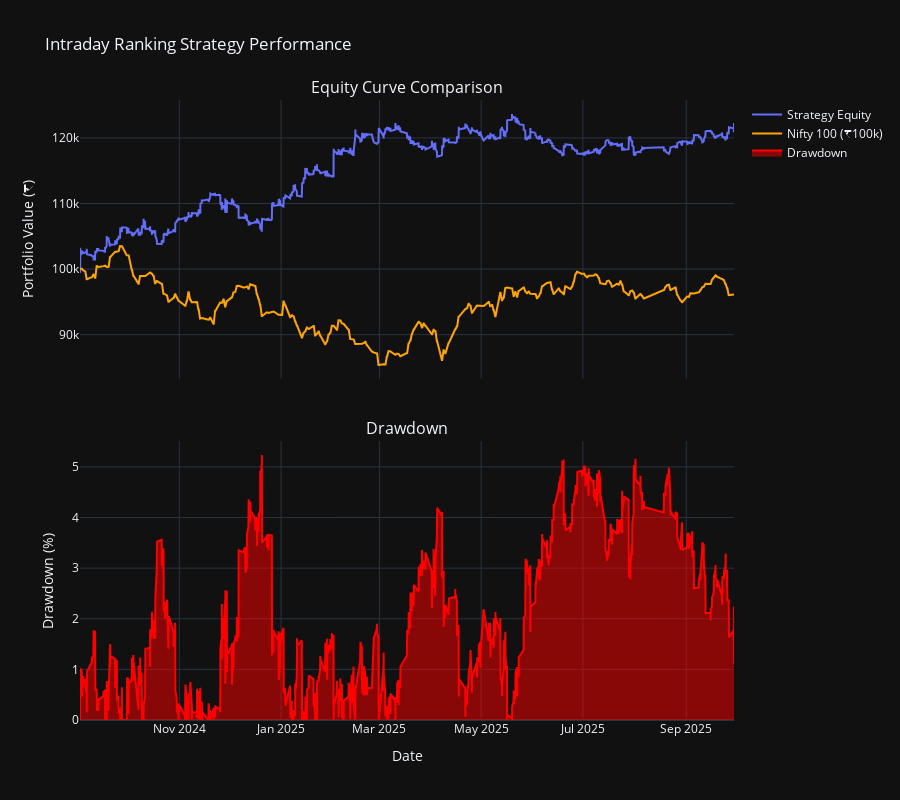

The code cell stored with this chart in its notebook:
### Markdown cell above
## Main Execution

### Code cell
# --- CONFIGURATION & EXECUTION --- 
# Define directories and parameters 

MOMENTUM_FOLDER = Path("backtest_data_15min") 
STOCK_DATA_FOLDER = Path("combined_stock_data") # <-- MUST CONTAIN 15-MIN DATA
INITIAL_CASH = 100000 
COMMISSION_RATE = 0.000 # Set a realistic commission for high-frequency trading
ANNUAL_RISK_FREE_RATE = 0.065

# Initialize and run the new intraday backtester 
intraday_runner = IntradayRankingRunner(
    momentum_dir=MOMENTUM_FOLDER,
    stock_data_dir=STOCK_DATA_FOLDER,
    initial_cash=INITIAL_CASH,
    commission=COMMISSION_RATE,
    risk_free_rate=ANNUAL_RISK_FREE_RATE
)

# Run the backtest
intraday_runner.run_backtest()

# Display the final results and plots
intraday_runner.display_final_results()

# Display the detailed trade log
intraday_runner.display_trade_log()

### Figure 1 — Plotly figure (JSON) as saved in the notebook; plotly's stock layout.template omitted (floating-point values rounded to 4 significant figures; data arrays with more than 128 entries replaced by an {"elided": "..."} marker saying what was removed)
{"data": [{"mode": "lines", "name": "Strategy Equity", "type": "scatter", "x": {"elided": "2618 str values"}, "xaxis": "x", "y": {"elided": "2618 float values"}, "yaxis": "y"}, {"line": {"color": "orange"}, "mode": "lines", "name": "Nifty 100 (₹100k)", "type": "scatter", "x": {"elided": "2618 str values"}, "xaxis": "x", "y": {"elided": "2618 float values"}, "yaxis": "y"}, {"fill": "tozeroy", "line": {"color": "red"}, "mode": "lines", "name": "Drawdown", "type": "scatter", "x": {"elided": "2618 str values"}, "xaxis": "x2", "y": {"elided": "2618 float values"}, "yaxis": "y2"}], "layout": {"annotations": [{"font": {"size": 16}, "showarrow": false, "text": "Equity Curve Comparison", "x": 0.5, "xanchor": "center", "xref": "paper", "y": 1, "yanchor": "bottom", "yref": "paper"}, {"font": {"size": 16}, "showarrow": false, "text": "Drawdown", "x": 0.5, "xanchor": "center", "xref": "paper", "y": 0.45, "yanchor": "bottom", "yref": "paper"}], "height": 800, "title": {"text": "Intraday Ranking Strategy Performance"}, "xaxis": {"anchor": "y", "domain": [0, 1], "matches": "x2", "showticklabels": false}, "xaxis2": {"anchor": "y2", "domain": [0, 1], "title": {"text": "Date"}}, "yaxis": {"anchor": "x", "domain": [0.55, 1], "title": {"text": "Portfolio Value (₹)"}}, "yaxis2": {"anchor": "x2", "domain": [0, 0.45], "title": {"text": "Drawdown (%)"}}}}
